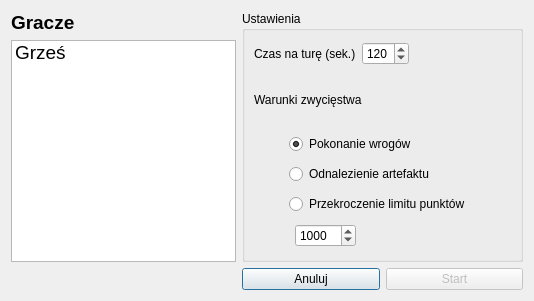
<?xml version="1.0" encoding="UTF-8"?>
<ui version="4.0">
 <class>Dialog</class>
 <widget class="QDialog" name="Dialog">
  <property name="geometry">
   <rect>
    <x>0</x>
    <y>0</y>
    <width>534</width>
    <height>301</height>
   </rect>
  </property>
  <property name="windowTitle">
   <string>Dialog</string>
  </property>
  <layout class="QGridLayout" name="gridLayout_2">
   <item row="0" column="0">
    <widget class="QLabel" name="label">
     <property name="font">
      <font>
       <pointsize>14</pointsize>
       <weight>75</weight>
       <bold>true</bold>
      </font>
     </property>
     <property name="text">
      <string>Gracze</string>
     </property>
    </widget>
   </item>
   <item row="0" column="1" rowspan="2" colspan="2">
    <widget class="QGroupBox" name="groupBox">
     <property name="title">
      <string>Ustawienia</string>
     </property>
     <property name="flat">
      <bool>false</bool>
     </property>
     <property name="checkable">
      <bool>false</bool>
     </property>
     <layout class="QGridLayout" name="gridLayout" columnstretch="1,0,0,0,0,0">
      <item row="0" column="0" colspan="3">
       <widget class="QLabel" name="label_2">
        <property name="text">
         <string>Czas na turę (sek.)</string>
        </property>
       </widget>
      </item>
      <item row="0" column="5">
       <spacer name="horizontalSpacer_6">
        <property name="orientation">
         <enum>Qt::Horizontal</enum>
        </property>
        <property name="sizeHint" stdset="0">
         <size>
          <width>123</width>
          <height>28</height>
         </size>
        </property>
       </spacer>
      </item>
      <item row="1" column="0" colspan="4">
       <widget class="QLabel" name="label_3">
        <property name="text">
         <string>Warunki zwycięstwa</string>
        </property>
       </widget>
      </item>
      <item row="2" column="0">
       <spacer name="horizontalSpacer">
        <property name="orientation">
         <enum>Qt::Horizontal</enum>
        </property>
        <property name="sizeHint" stdset="0">
         <size>
          <width>42</width>
          <height>24</height>
         </size>
        </property>
       </spacer>
      </item>
      <item row="2" column="1" colspan="5">
       <widget class="QRadioButton" name="radioButton">
        <property name="text">
         <string>Pokonanie wrogów</string>
        </property>
        <property name="checked">
         <bool>true</bool>
        </property>
       </widget>
      </item>
      <item row="3" column="0">
       <spacer name="horizontalSpacer_2">
        <property name="orientation">
         <enum>Qt::Horizontal</enum>
        </property>
        <property name="sizeHint" stdset="0">
         <size>
          <width>42</width>
          <height>24</height>
         </size>
        </property>
       </spacer>
      </item>
      <item row="3" column="1" colspan="5">
       <widget class="QRadioButton" name="radioButton_2">
        <property name="text">
         <string>Odnalezienie artefaktu</string>
        </property>
       </widget>
      </item>
      <item row="4" column="0">
       <spacer name="horizontalSpacer_3">
        <property name="orientation">
         <enum>Qt::Horizontal</enum>
        </property>
        <property name="sizeHint" stdset="0">
         <size>
          <width>42</width>
          <height>24</height>
         </size>
        </property>
       </spacer>
      </item>
      <item row="4" column="1" colspan="5">
       <widget class="QRadioButton" name="radioButton_3">
        <property name="text">
         <string>Przekroczenie limitu punktów</string>
        </property>
       </widget>
      </item>
      <item row="5" column="0" colspan="2">
       <spacer name="horizontalSpacer_4">
        <property name="orientation">
         <enum>Qt::Horizontal</enum>
        </property>
        <property name="sizeHint" stdset="0">
         <size>
          <width>48</width>
          <height>28</height>
         </size>
        </property>
       </spacer>
      </item>
      <item row="5" column="2">
       <widget class="QSpinBox" name="spinBox_2">
        <property name="maximum">
         <number>10000</number>
        </property>
        <property name="value">
         <number>1000</number>
        </property>
       </widget>
      </item>
      <item row="0" column="3" colspan="2">
       <widget class="QSpinBox" name="spinBox">
        <property name="maximum">
         <number>999</number>
        </property>
        <property name="value">
         <number>120</number>
        </property>
       </widget>
      </item>
     </layout>
    </widget>
   </item>
   <item row="1" column="0">
    <widget class="QListWidget" name="listWidget">
     <property name="font">
      <font>
       <pointsize>14</pointsize>
      </font>
     </property>
     <item>
      <property name="text">
       <string>Grześ</string>
      </property>
     </item>
    </widget>
   </item>
   <item row="2" column="1">
    <widget class="QPushButton" name="pushButton_2">
     <property name="text">
      <string>Anuluj</string>
     </property>
    </widget>
   </item>
   <item row="2" column="2">
    <widget class="QPushButton" name="pushButton">
     <property name="enabled">
      <bool>false</bool>
     </property>
     <property name="text">
      <string>Start</string>
     </property>
    </widget>
   </item>
  </layout>
  <zorder>listWidget</zorder>
  <zorder>label</zorder>
  <zorder>groupBox</zorder>
  <zorder>pushButton</zorder>
  <zorder>pushButton_2</zorder>
  <zorder>spinBox</zorder>
 </widget>
 <resources/>
 <connections/>
</ui>
